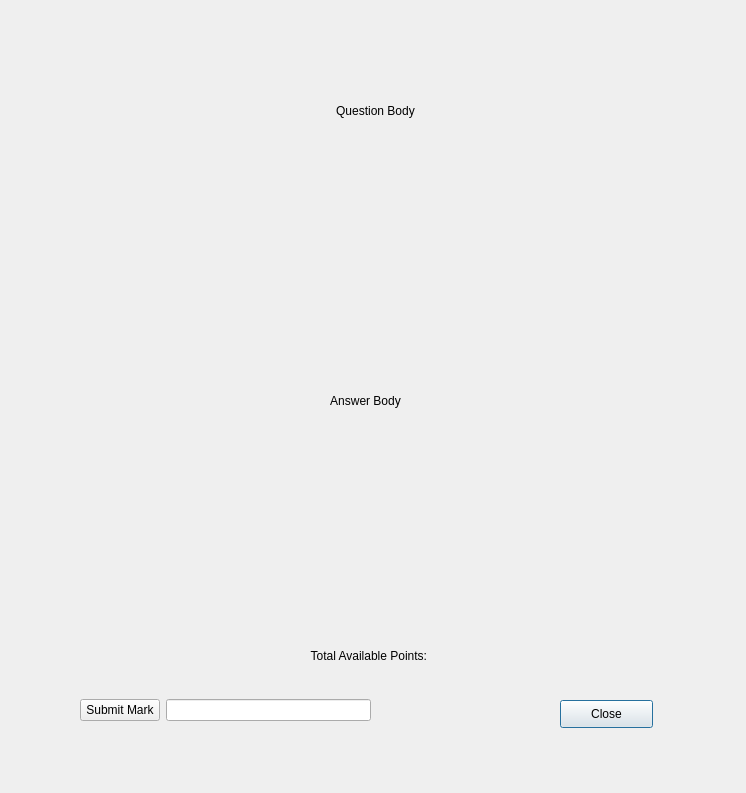
<?xml version="1.0" encoding="UTF-8"?>
<ui version="4.0">
 <class>MarkingEssayQuestionDialog</class>
 <widget class="QDialog" name="MarkingEssayQuestionDialog">
  <property name="geometry">
   <rect>
    <x>0</x>
    <y>0</y>
    <width>746</width>
    <height>793</height>
   </rect>
  </property>
  <property name="windowTitle">
   <string>Dialog</string>
  </property>
  <widget class="QLabel" name="label_2">
   <property name="geometry">
    <rect>
     <x>80</x>
     <y>30</y>
     <width>591</width>
     <height>161</height>
    </rect>
   </property>
   <property name="text">
    <string>Question Body</string>
   </property>
   <property name="alignment">
    <set>Qt::AlignCenter</set>
   </property>
   <property name="wordWrap">
    <bool>true</bool>
   </property>
  </widget>
  <widget class="QLabel" name="label_3">
   <property name="geometry">
    <rect>
     <x>60</x>
     <y>220</y>
     <width>611</width>
     <height>361</height>
    </rect>
   </property>
   <property name="text">
    <string>Answer Body</string>
   </property>
   <property name="alignment">
    <set>Qt::AlignCenter</set>
   </property>
   <property name="wordWrap">
    <bool>true</bool>
   </property>
  </widget>
  <widget class="QPushButton" name="pushButton_2">
   <property name="geometry">
    <rect>
     <x>560</x>
     <y>700</y>
     <width>93</width>
     <height>28</height>
    </rect>
   </property>
   <property name="text">
    <string>Close</string>
   </property>
  </widget>
  <widget class="QLabel" name="label_4">
   <property name="geometry">
    <rect>
     <x>230</x>
     <y>640</y>
     <width>281</width>
     <height>31</height>
    </rect>
   </property>
   <property name="text">
    <string>Total Available Points: </string>
   </property>
   <property name="alignment">
    <set>Qt::AlignCenter</set>
   </property>
  </widget>
  <widget class="QWidget" name="">
   <property name="geometry">
    <rect>
     <x>80</x>
     <y>690</y>
     <width>291</width>
     <height>41</height>
    </rect>
   </property>
   <layout class="QHBoxLayout" name="horizontalLayout">
    <item>
     <widget class="QPushButton" name="pushButton">
      <property name="text">
       <string>Submit Mark</string>
      </property>
     </widget>
    </item>
    <item>
     <widget class="QLineEdit" name="lineEdit"/>
    </item>
   </layout>
  </widget>
 </widget>
 <resources/>
 <connections/>
</ui>
